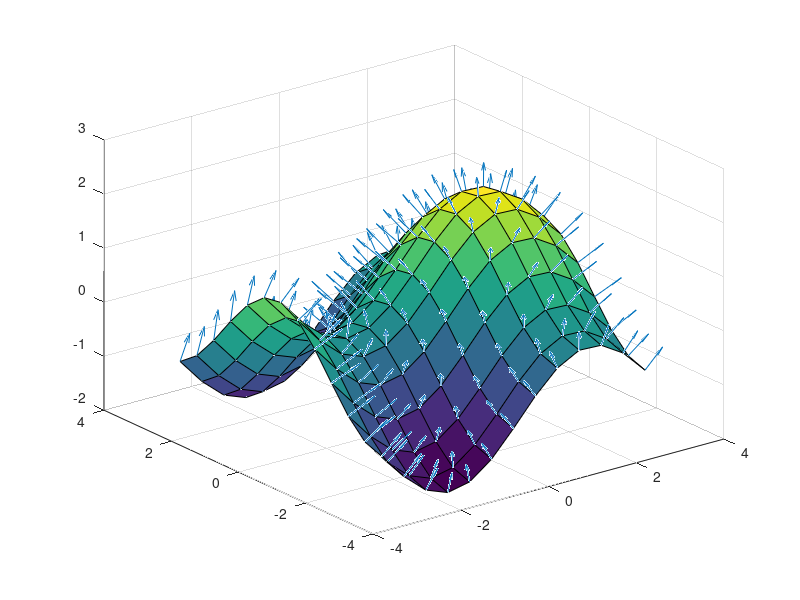

The MATLAB source for this figure:
% cap5_quiver3_exemplo
x=-pi:0.5:pi;
y=-pi:0.5:pi;
[MX,MY]=meshgrid(x,y);
MZ=sin(MX)+cos(MY);
[U,V,W]=surfnorm(MX,MY,MZ);
quiver3(MX,MY,MZ,U,V,W);
hold on
surf(MX,MY,MZ)
